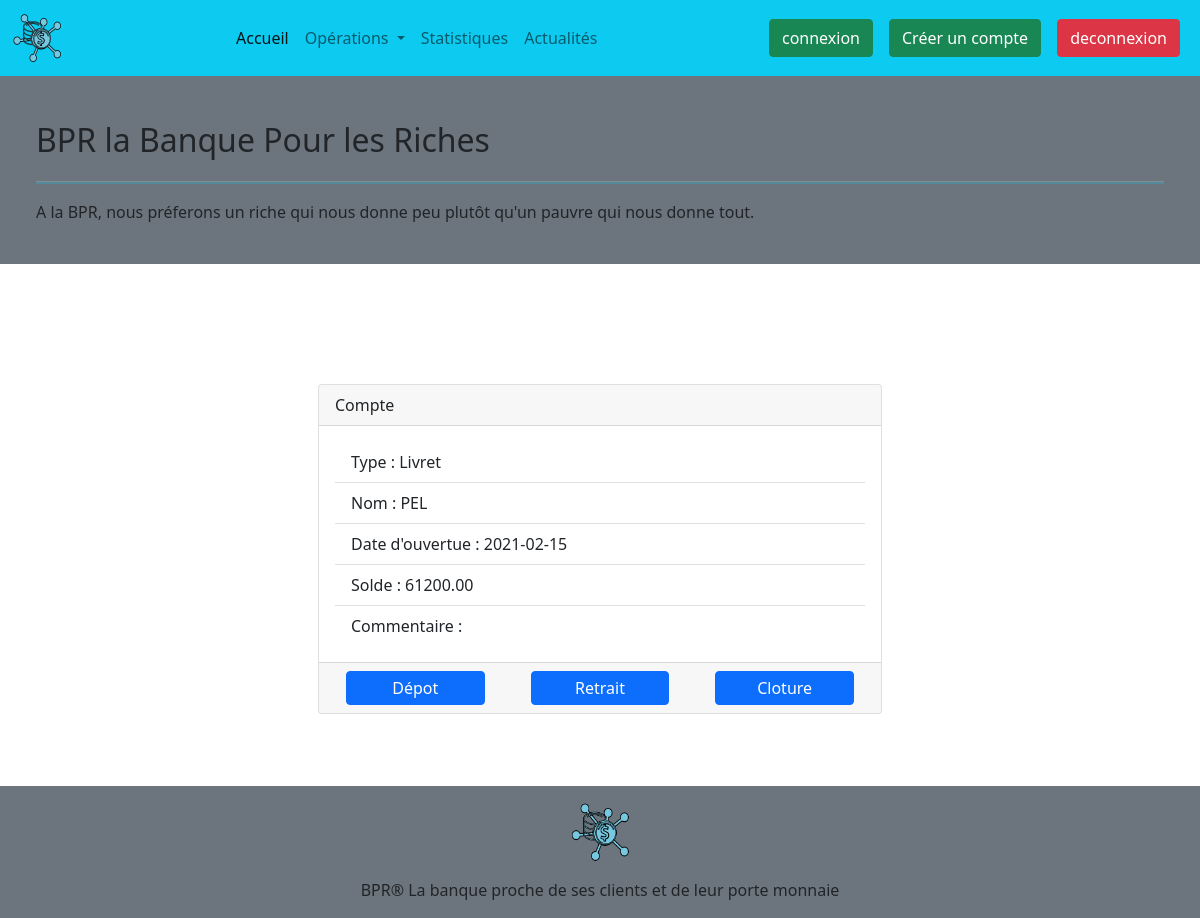
/singleAccount.php?id=1, run on the app's committed database.
### tables this page shows
CREATE TABLE IF NOT EXISTS Compte (
    id INT UNSIGNED NOT NULL AUTO_INCREMENT PRIMARY KEY,
    id_client INT UNSIGNED NOT NULL,
    type_compte VARCHAR(15) NOT NULL,
    nom VARCHAR(15) NOT NULL,
    date_ouverture DATE NOT NULL,
    date_fermeture DATE,
    solde NUMERIC(11,2) NOT NULL,
     
    commentaire TEXT,
    CONSTRAINT fk_compte_client
        FOREIGN KEY (id_client)
        REFERENCES Client(id)
);

### singleAccount.php (called while the page is built)
<?php
    require "model/connexion.php";
    require "model/accountModel.php";
    if(isset($_GET["id"]) && !empty($_GET["id"])) {
        $account = viewAccount($db, $_GET["id"]);
    }
    else {
        $error = "Nous ne parvenons pas à récupérer votre compte, essayer de revenir plus tard";
    }
    require "view/singleAccountView.php";
?>

### model/accountModel.php (called while the page is built, shortened)
<?php
    function viewAccount(PDO $db, $id) {
        $query = $db->prepare(
            "SELECT type_compte as 'Type',
            nom as Nom,
            date_ouverture as 'Date d\'ouvertue',
            solde as Solde,
            commentaire as Commentaire
            FROM compte
            WHERE id=:id"
            );
        $query->execute([
            "id" => $id
        ]);
        $account = $query->fetch(PDO::FETCH_ASSOC);
        return $account;
    }
?>

### view/singleAccountView.php (the view, shortened to what this page needs)
<?php include "layout/header.php"; ?>
<div class="row">
    <?php if(isset($account)): ?>
        <div class="col-12 col-md-6 my-5 p-4 m-auto">
            <div class="card h-100">
                <div class="card-header">
                    Compte
                </div>
                <div class="card-body">
                    <ul class="list-group list-group-flush">
                        <?php foreach($account as $key => $value) : ?>
                            <li class="list-group-item"><?php echo "$key : $value" ; ?></li>
                        <?php endforeach; ?>
                    </ul>
                </div>
                <div class="card-footer">
                    <div class=" row justify-content-around">
                        <a class="btn btn-primary col-3 p-1" href="#">Dépot</a>
                        <a class="btn btn-primary col-3 p-1" href="#">Retrait</a>
                        <a class="btn btn-primary col-3 p-1" href="#">Cloture</a>
                    </div>
                </div>
            </div>
        </div>
    <?php endif; ?>
</div>
<?php include "layout/footer.php"; ?>

### css/main.css (style rules this page uses)
html { color: #222; font-size: 1em; line-height: 1.4; }

### data on the page
compte: type_compte "Livret", nom "PEL", date_ouverture "2021-02-15", solde "61200.00"

### other printed values
$key "Type"
$key "Nom"
$key "Date d'ouvertue"
$key "Solde"
$key "Commentaire"
